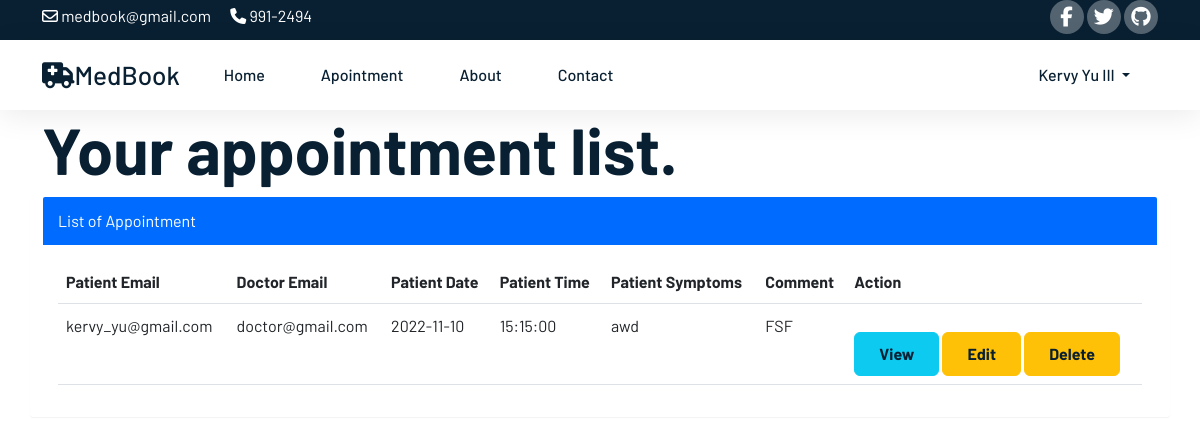
/user/userappointment.php (signed in), run on the app's committed database.
### tables this page shows
CREATE TABLE `patient` (
  `patientID` int(11) NOT NULL,
  `p_FullName` varchar(100) NOT NULL,
  `p_password` varchar(100) NOT NULL,
  `p_DOB` date NOT NULL,
  `p_gender` varchar(20) NOT NULL,
  `p_address` varchar(100) NOT NULL,
  `p_number` bigint(100) NOT NULL,
  `p_email` varchar(100) NOT NULL,
  `patient_type` varchar(100) NOT NULL DEFAULT 'user'
);

CREATE TABLE `appointment` (
  `requestID` int(11) NOT NULL,
  `d_name` varchar(100) NOT NULL,
  `p_email` varchar(100) NOT NULL,
  `appDate` date NOT NULL,
  `appTime` time NOT NULL,
  `appSymptoms` text NOT NULL,
  `appComments` text NOT NULL,
  `status` enum('process','ongoing','done','') NOT NULL DEFAULT 'process'
);

### user/userappointment.php (the view, shortened to what this page needs)
<?php
include 'D:\xampp\htdocs\Web_Tech\config\config.php';
include 'D:\xampp\htdocs\Web_Tech\user\userheader.php';
?>
<?php
include 'D:\xampp\htdocs\Web_Tech\config\config.php';
?>
<!DOCTYPE html>
<html lang="en">
<head>
    <link href="https://cdn.jsdelivr.net/npm/bootstrap@5.2.0/dist/css/bootstrap.min.css" rel="stylesheet">
    <link rel="stylesheet" type="text/css" href="/Web_Tech/css/style.css">
    <link rel="stylesheet" type="text/css" href="/Web_Tech/css/reglog.css">
</head>
<body>
<?php
echo "<div class='container' style=' border: none; border-radius: 2px; box-sizing: border-box;'>";
    echo "<div class='row'>";
        echo "<div class='page-header'>";
            echo "<h1 style='font-size: 65px;'>Your appointment list. </h1>";
            echo "</div>";
        echo "<div class='panel panel-primary'>";
            echo "<div class='panel-heading' style='background-color: #006cff; color: white'>List of Appointment</div>";
            echo "<div class='panel-body'>";
                echo "<table class='table table-hover'>";
                    echo "<thead>";
                    echo "<tr>";
                        echo "<th>Patient Email</th>";
                        echo "<th>Doctor Email</th>";
                        echo "<th>Patient Date</th>";
                        echo "<th>Patient Time</th>";
                        echo "<th>Patient Symptoms</th>";
                        echo "<th>Comment</th>";
                        echo "<th>Action</th>";
                        echo "</tr>";
                    echo "</thead>";
                    ?>
                    <?php
                    $currentUser = $_SESSION['email'];
                    $sql = "SELECT * FROM appointment WHERE p_email = '$currentUser'";
                    $result = mysqli_query($conn, $sql);
                    if ($result) {
                    if (mysqli_num_rows($result) > 0) {
                    while ($row = mysqli_fetch_array($result)) {
                    ?>
                    <tbody>
                        <tr>
                            <td><?= $row['p_email'];?></td>
                            <td><?= $row['d_name'];?></td>
                            <td><?= $row['appDate'];?></td>
                            <td><?= $row['appTime'];?></td>
                            <td><?= $row['appSymptoms'];?></td>
                            <td><?= $row['appComments'];?></td>
                            <td>
                                <button type="button" name="view" id="act_button" class="btn btn-info btn-xs view" data-bs-toggle="modal" data-bs-target="#patientDetails"><a class="glyphicon glyphicon-file" style="text-decoration: none;" title="View">View</a></button>
                                <button type="button" name="update" id="act_button" class="btn btn-warning btn-xs update" data-bs-toggle="modal" data-bs-target="#myUpdate"><a class="glyphicon glyphicon-edit" style="text-decoration: none;" href="/Web_Tech/user/userappointment.php?update=<?php echo $row['requestID']; ?>" title="Edit">Edit</a></button>
                                <button type="button" name="delete" id="act_button" class="btn btn-warning btn-xs update"><a class="glyphicon glyphicon-edit" style="text-decoration: none;" href="/Web_Tech/user/userappointment.php?delete=<?php echo $row['requestID']; ?>" title="Edit">Delete</a></button>
                            </td>
                        </tr>
                    <?php
                    }
                    }
                    }
                    ?>
                    </tbody>
</div>
</body>
</html>

### user/userheader.php (shortened to what this page needs)
<!DOCTYPE html>
<html lang="en">
<head>
    <link href="https://cdn.jsdelivr.net/npm/bootstrap@5.2.0/dist/css/bootstrap.min.css" rel="stylesheet">
    <link rel="stylesheet" type="text/css" href="/Web_Tech/css/style.css">
    <link rel="stylesheet" type="text/css" href="/Web_Tech/css/reglog.css">
</head>
<body>
<div class="top-nav" id="home">
    <div class="container">
        <div class="row justify-content-between">
            <div class="col-auto">
                <p>
                    <i class="fa-regular fa-envelope"></i>
                    <span>medbook@gmail.com</span>
                </p>
                <p>
                    <i class="fa-solid fa-phone"></i>
                    <span>991-2494</span>
                </p>
            </div>
            <div class="col-auto social-icons">
                <a href=""><i class="fa-brands fa-facebook-f"></i></a>
                <a href=""><i class="fa-brands fa-twitter"></i></i></a>
                <a href=""><i class="fa-brands fa-github"></i></i></a>
            </div>
        </div>
    </div>
</div>
<header class="sticky-top">
    <nav class="navbar navbar-expand-lg navbar-light bg-white">
        <div class="container">
            <a href="#" class="navbar-brand mb-0" >
                <i class="fa-solid fa-truck-medical"></i>MedBook
            </a>
            <div class="collapse navbar-collapse" id="navbarNav">
                <ul class="navbar-nav" id="nav_left">
                    <li class="nav-item">
                        <a class="nav-link" aria-current="page" href="/Web_Tech/user/userhome.php">Home</a>
                    </li>
                    <li class="nav-item">
                        <a class="nav-link" href="/Web_Tech/user/userappointment.php">Apointment</a>
                    </li>
                    <li class="nav-item">
                        <a class="nav-link" href="#">About</a>
                    </li>
                    <li class="nav-item">
                        <a class="nav-link" href="#">Contact</a>
                    </li>
                </ul>
                <ul class="navbar-nav ms-auto" id="nav_right">
                    <?php
                    $currentUser = $_SESSION['email'];
                    $sql = "SELECT * FROM patient WHERE p_email = '$currentUser'";
                    $result = mysqli_query($conn, $sql);
                    if ($result) {
                        if (mysqli_num_rows($result) > 0) {
                            while ($row = mysqli_fetch_array($result)) {
                                ?>
                                <li class="nav-item dropdown collapse navbar-collapse" id="navbarSupportedContent">
                                    <a class="nav-link dropdown-toggle" id="navbarDropdownMenuLink" role="button" data-bs-toggle="dropdown" aria-expanded="false">
                                       <?php echo $row['p_FullName'];?>
                                    </a>
                                </li>
                                <?php
                            }
                        }
                    }
                    ?>
                </ul>
            </div>
        </div>
    </nav>
</header>
</body>
</html>

### css/style.css (style rules this page uses)
h1,h2,h3,h4,h5,h6 { font-weight: 700; color: #092032; }
a { color: #092032; font-weight: 700; }
.top-nav { background-color: #092032; }
.top-nav p { margin-bottom: 10px; display: inline-block; margin-right: 16px; color: white; }
.top-nav i, .top-nav span { vertical-align: middle; }
.social-icons a { width: 34px; height: 34px; background-color: rgba(255, 255, 255, 0.3); display: inline-flex ; align-items: center; justify-content: center; text-decoration: none; color: white; font-size: 20px; border-radius: 100%; transition: 0.3s ease; }
.navbar { box-shadow: 0px 6px 30px rgba(0, 0, 0, 0.08); }
.navbar a { color: #092032; text-decoration: none; font-weight: 500; transition: 0.5s ease; }
.navbar-brand { font-weight: 700; font-size: 26px; color: #092032; }
.nav-item { margin: 0px 20px 0px 20px; }
.btn { padding: 9px 24px; }
p { color: #f6f6f6; }
.panel { margin-bottom: 23px; background-color: #ffffff; border: 1px solid transparent; border-radius: 3px; -webkit-box-shadow: 0 1px 1px rgba(0, 0, 0, 0.05); box-shadow: 0 1px 1px rgba(0, 0, 0, 0.05); }
.panel-body { padding: 15px; }
.panel-heading { padding: 10px 15px; border-bottom: 1px solid transparent; border-top-right-radius: 2px; border-top-left-radius: 2px; }

### css/reglog.css (style rules this page uses)
.btn { padding: 9px 24px; margin-top: 20px; }

### data on the page
patient: p_FullName "Kervy Yu III"
appointment: p_email "kervy_yu@gmail.com", d_name "doctor@gmail.com", appDate "2022-11-10", appTime "15:15:00", appSymptoms "awd", appComments "FSF"
